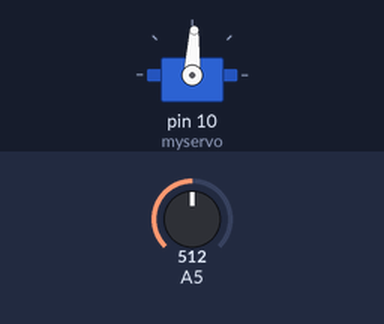
Bench run of a sketch on a simulated Arduino Uno, built with avr-gcc and run on an emulated ATmega328P. On the bench: servo. The test bench sets the inputs (shaded band); at power-on: A5 = 512.

Above: at 1.2 s.
1.3 s: A5 set to 716
At 1.9 s:
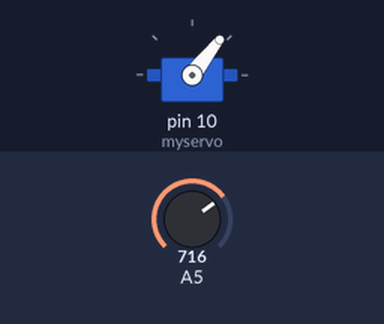
2.8 s: A5 set to 900
At 4.0 s:
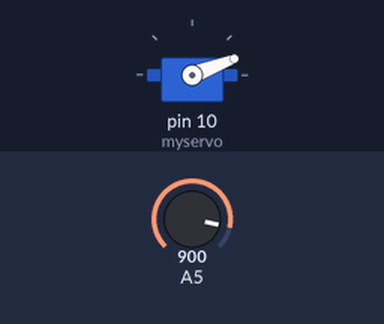
4.3 s: A5 set to 1023
At 5.5 s:
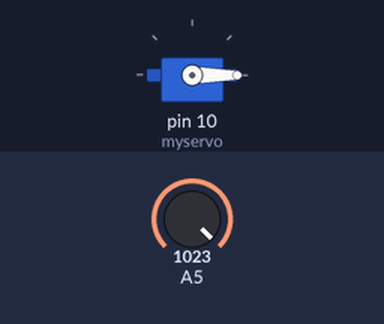
5.8 s: A5 set to 306
At 6.6 s:
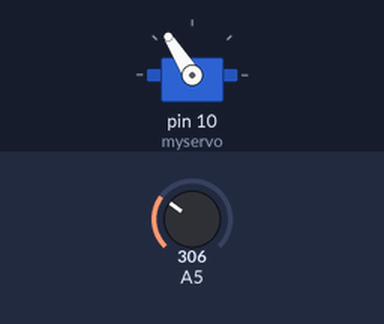
7.3 s: A5 set to 122
At 7.7 s:
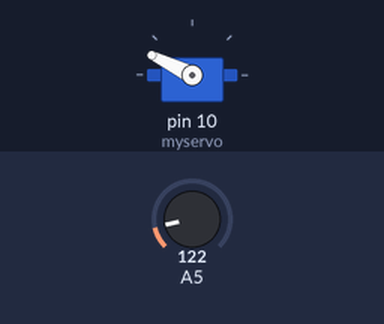
8.8 s: A5 set to 511
At 10.0 s:
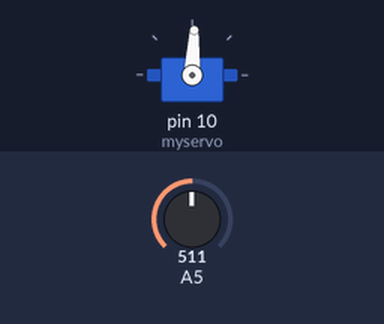
Timing chart, 0 to 11.3 s (numbered marks = the images above; inputs shaded):
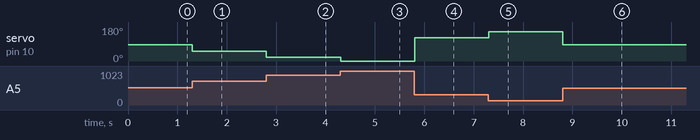

Measured:
- after the input at 1.3 s, servo on pin 10 (myservo): 87° → 52° at once
- after the input at 2.8 s, servo on pin 10 (myservo): 52° → 21° at once
- after the input at 4.3 s, servo on pin 10 (myservo): 21° → 0° at once
- after the input at 5.8 s, servo on pin 10 (myservo): 0° → 122° at once
- after the input at 7.3 s, servo on pin 10 (myservo): 122° → 154° at once
- after the input at 8.8 s, servo on pin 10 (myservo): 154° → 87° at once

The sketch:

potentio.ino
```cpp
#include <Servo.h>

Servo myservo;  // create servo object to control a servo
                // a maximum of eight servo objects can be created

void setup() {
  //Serial.begin(57600);
  pinMode(A5, INPUT);
  myservo.attach(10);  // attaches the servo on pin 9 to the servo object
}

int min = 0;//15536;
int max = 1024;

void loop() {

  int pulse = analogRead(A5);    // read the input pin
  Serial.println(pulse);             // debug value

  float ratio  = 1 - ((float) (pulse - min))/ (max - min);
  ratio = ratio < 0 ? 0 : ratio;
  ratio = ratio > 1 ? 1 : ratio;
  myservo.write(ratio*175);
  /*
  Serial.print(min);
  Serial.print(" < ");
  Serial.print(pulse);
  Serial.print(" < ");
  Serial.print(max);
  Serial.print(" => ");
  Serial.print(ratio*100);
  Serial.println("%");
  */
  delay(10);
}
```
